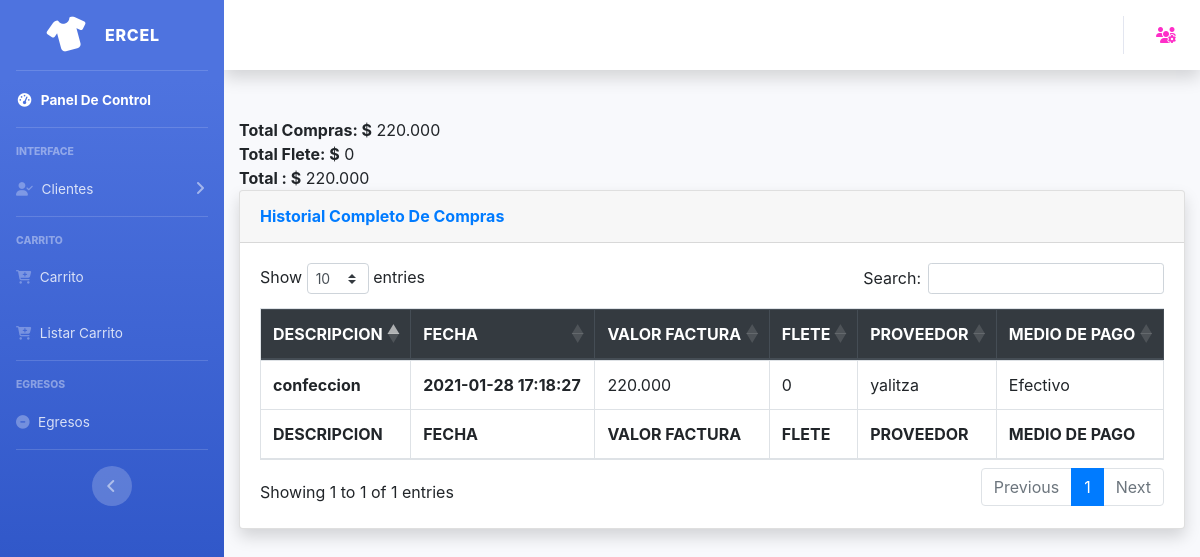
Page /historialProveedor.php on the committed database.
### tables this page shows
CREATE TABLE `proveedor` (
  `id` int(11) NOT NULL,
  `descripcion` varchar(200) NOT NULL,
  `fecha` datetime NOT NULL,
  `valorFactura` decimal(10,0) NOT NULL,
  `flete` decimal(10,0) DEFAULT NULL,
  `proveedor` varchar(200) NOT NULL,
  `medioPago` varchar(200) NOT NULL
);

### model/conexion.php (called while the page is built, shortened)
<?php
class Conexion{
	public function ejecutar($query){
		$mysqli = new mysqli('127.0.0.1', 'root', '', 'ercel');
		$mysqli->set_charset("utf8");
		return $mysqli->query($query);
	}
}
?>

### model/data.php (called while the page is built, shortened)
<?php
require_once "conexion.php";
class Data {
    private $con;
	public function __construct(){
		$this->con = new Conexion();
	}
	public function getProveedor(){
		$proveedor = array();
		$query = "SELECT * FROM proveedor ORDER BY id DESC";
		$res = $this->con->ejecutar($query);
		while($reg = $res->fetch_object()){
			$p = new Proveedor();
			$p->id = $reg->id;
			$p->descripcion = $reg->descripcion;
			$p->fecha = $reg->fecha;
			$p->valorFactura = $reg->valorFactura;
			$p->flete = $reg->flete;
			$p->proveedor = $reg->proveedor;
			$p->medioPago = $reg->medioPago;
			array_push($proveedor, $p);
		}
		return $proveedor;
	}
}

### historialProveedor.php (the view, shortened to what this page needs)
<?php
require_once "model/data.php";
$d =  new Data();
$proveedorTodos= $d->getProveedor();
$sumaTodos=0;
$sumaFlete=0;
foreach ($proveedorTodos as $p){
$sumaTodos += $p->valorFactura;
$sumaFlete += $p->flete;
}
$total= $sumaTodos + $sumaFlete;
include "header.php"
?>
  <div class="container-fluid">
  <strong> Total Compras: $</strong> <?php echo number_format($sumaTodos,0,'','.') ?> <br>
 <strong> Total Flete: $</strong> <?php echo number_format($sumaFlete,0,'','.') ?> <br>
 <strong> Total : $</strong> <?php echo number_format($total,0,'','.') ?>
<br>
<div class="card shadow mb-4">
    <div class="card-header py-3">
      <h6 class="m-0 font-weight-bold text-primary">Historial Completo De Compras</h6>
    </div>
    <div class="card-body">
      <div class="table-responsive">
        <table class="table table-bordered" id="dataTable"  cellspacing="0">
  <thead class="thead-dark">
    <tr>
    <th >DESCRIPCION</th>
      <th >FECHA</th>
      <th >VALOR FACTURA</th>
      <th >FLETE</th>
      <th >PROVEEDOR</th>
      <th >MEDIO DE PAGO</th>
    </tr>
  </thead>
  <tfoot>
            <tr>
            <th >DESCRIPCION</th>
      <th >FECHA</th>
      <th >VALOR FACTURA</th>
      <th >FLETE</th>
      <th >PROVEEDOR</th>
      <th >MEDIO DE PAGO</th>
            </tr>
          </tfoot>
  <tbody>
<?php
foreach ($proveedorTodos as $pro){
   echo " <tr>";
   echo   "<th scope='row'>".$pro->descripcion."</th>";
   echo   "<th scope='row'>".$pro->fecha."</th>";
    echo  "<td scope='row'>".number_format($pro->valorFactura,0,'','.')."</td>";
     echo "<td>".number_format($pro->flete,0,'','.')."</td>";
    echo  "<td>".$pro->proveedor."</td>";
    echo  "<td>".$pro->medioPago."</td>";
  echo  "</tr>";
}
  ?>
</tbody>
</table>
</div>
    </div>
  </div>
</div>
	<link rel="stylesheet" href="CSS2/bootstrap.min.css">
	<link rel="stylesheet" href="CSS2/bootstrap-grid.min.css">

### rows in the picture
proveedor: descripcion "confeccion", fecha "2021-01-28 17:18:27", valorFactura "220.000", flete "0", proveedor "yalitza", medioPago "Efectivo"

### other values in the picture
$sumaTodos "220.000"
$sumaFlete "0"
$total "220.000"
